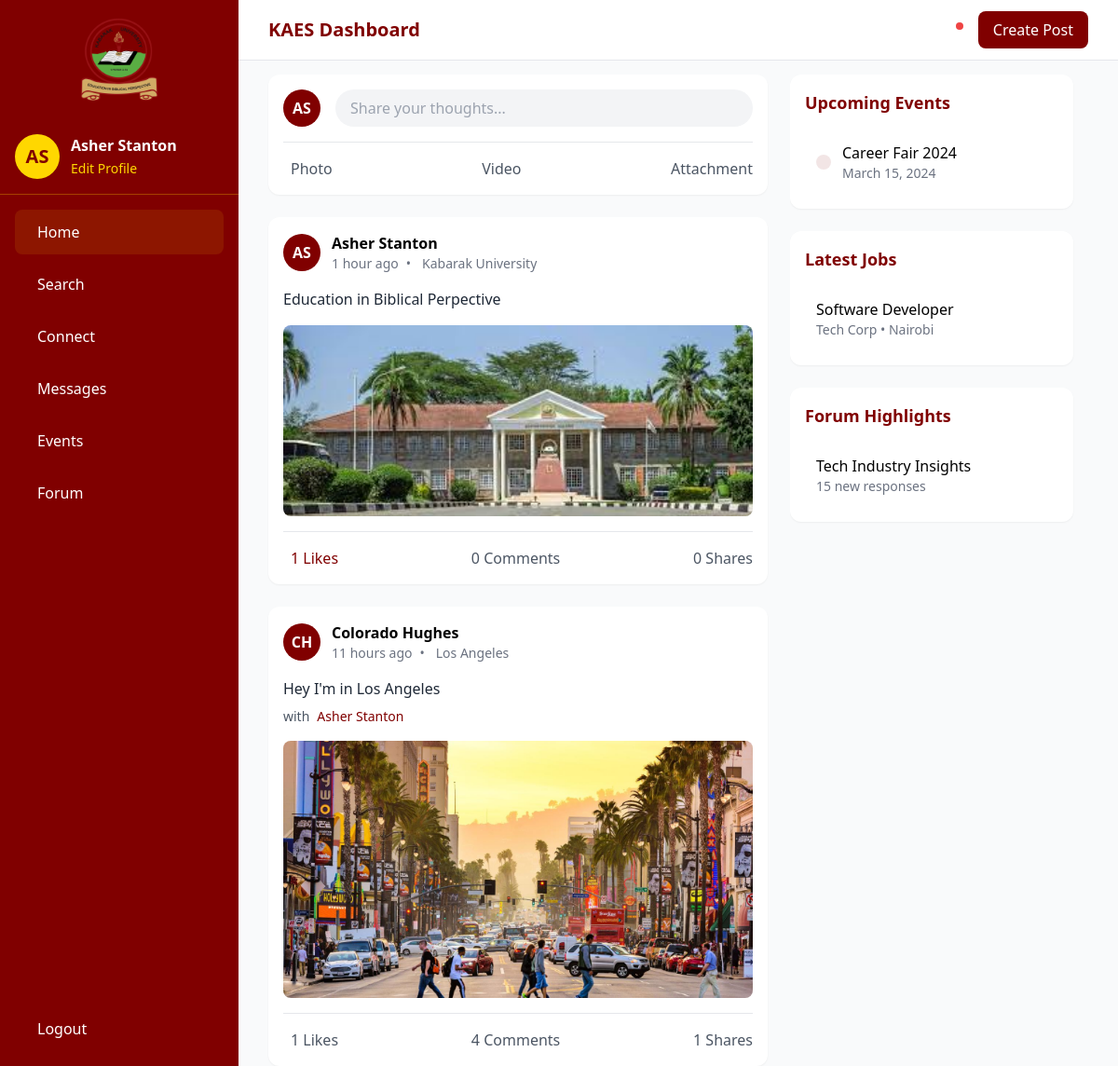
Screenshot of /home.php (signed in) with the database file from the repository.
### tables this page shows
CREATE TABLE `posts` (
  `id` int(11) NOT NULL,
  `user_id` int(11) NOT NULL,
  `content` text NOT NULL,
  `image_url` varchar(255) DEFAULT NULL,
  `created_at` timestamp NOT NULL DEFAULT current_timestamp(),
  `location` varchar(255) DEFAULT NULL
);

### functions.php (called while the page is built, shortened)
<?php
function time_elapsed_string($datetime) {
    $now = new DateTime;
    $ago = new DateTime($datetime);
    $diff = $now->diff($ago);
    if ($diff->h > 0) return $diff->h . ' hour' . ($diff->h > 1 ? 's' : '') . ' ago';
    return 'Just now';
}
function checkIfLiked($pdo, $post_id, $user_id) {
    $stmt = $pdo->prepare("SELECT id FROM likes WHERE post_id = ? AND user_id = ?");
    $stmt->execute([$post_id, $user_id]);
    return $stmt->fetch() !== false;
}

### home.php (the view, shortened to what this page needs)
<?php
require_once 'db.php';
require_once 'functions.php';
$user_name = isset($_SESSION['username']) ? $_SESSION['username'] : 'Guest';
$user_avatar = isset($_SESSION['avatar']) ? $_SESSION['avatar'] : null;
?>
<!DOCTYPE html>
<html lang="en">
<head>
    <script src="https://cdn.tailwindcss.com"></script>
    <link href="https://cdn.jsdelivr.net/npm/remixicon@3.5.0/fonts/remixicon.css" rel="stylesheet">
</head>
<body class="bg-gray-50">
    <?php include 'partials/sidebar.php'; ?>
    <main class="lg:ml-64 min-h-screen relative">
        <nav class="fixed top-0 right-0 left-64 bg-white border-b border-gray-200 z-30">
            <div class="max-w-7xl mx-auto px-4 sm:px-6 lg:px-8">
                <div class="flex justify-between h-16">
                    <div class="flex items-center">
                        <h1 class="text-xl font-bold text-kabarak-maroon">KAES Dashboard</h1>
                    </div>
                    <div class="flex items-center space-x-4">
                        <button class="p-2 rounded-full hover:bg-gray-100 relative">
                            <span class="absolute top-0 right-0 h-2 w-2 bg-red-500 rounded-full"></span>
                        </button>
                        <a href="create_post.php" class="bg-kabarak-maroon text-white px-4 py-2 rounded-lg hover:bg-kabarak-maroon/90">
                            Create Post
                        </a>
                    </div>
                </div>
            </div>
        </nav>
        <div class="pt-20 px-4 sm:px-6 lg:px-8 max-w-7xl mx-auto">
            <div class="flex flex-col lg:flex-row lg:space-x-6">
                <div class="lg:w-[calc(100%-320px)] space-y-6">
                    <div class="bg-white rounded-xl shadow-sm p-4">
                        <form action="create_post.php" method="POST" enctype="multipart/form-data">
                            <div class="flex items-center space-x-4">
                                <?php if ($user_avatar && file_exists($user_avatar)): ?>
                                    <img src="<?php echo $user_avatar; ?>" alt="Profile" class="w-10 h-10 rounded-full">
                                <?php else: ?>
                                    <div class="w-10 h-10 rounded-full bg-kabarak-maroon text-white flex items-center justify-center font-bold">
                                        <?php
                                        $initials = explode(' ', $user_name);
                                        echo strtoupper(substr($initials[0], 0, 1) . (isset($initials[1]) ? substr($initials[1], 0, 1) : ''));
                                        ?>
                                    </div>
                                <?php endif; ?>
                                <input type="text" name="content" placeholder="Share your thoughts..."
                                    class="flex-1 rounded-full bg-gray-100 px-4 py-2 focus:outline-none focus:ring-2 focus:ring-kabarak-maroon"
                                    onclick="window.location.href='create_post.php';">
                            </div>
                            <div class="flex justify-between mt-4 pt-4 border-t">
                                <button type="button" onclick="window.location.href='create_post.php';"
                                    class="flex items-center space-x-2 text-gray-600 hover:text-kabarak-maroon">
                                    <span>Photo</span>
                                </button>
                                <button type="button" onclick="window.location.href='create_post.php';"
                                    class="flex items-center space-x-2 text-gray-600 hover:text-kabarak-maroon">
                                    <span>Video</span>
                                </button>
                                <button type="button" onclick="window.location.href='create_post.php';"
                                    class="flex items-center space-x-2 text-gray-600 hover:text-kabarak-maroon">
                                    <span>Attachment</span>
                                </button>
                            </div>
                        </form>
                    </div>
                    <?php
                    $stmt = $pdo->query("
        SELECT
            p.*,
            u.email,
            COALESCE(s.name, a.name) as author_name,
            COALESCE(s.avatar, a.avatar) as author_avatar,
            COUNT(DISTINCT l.id) as likes_count,
            COUNT(DISTINCT c.id) as comments_count,
            COUNT(DISTINCT ps.id) as shares_count,
            GROUP_CONCAT(
                DISTINCT CONCAT(
                    COALESCE(s2.name, a2.name)
                ) SEPARATOR '||'
            ) as tagged_users
        FROM posts p
        JOIN users u ON p.user_id = u.id
        LEFT JOIN students s ON u.id = s.user_id
        LEFT JOIN alumni a ON u.id = a.user_id
        LEFT JOIN likes l ON p.id = l.post_id
        LEFT JOIN comments c ON p.id = c.post_id
        LEFT JOIN post_shares ps ON p.id = ps.post_id
        LEFT JOIN post_tags pt ON p.id = pt.post_id
        LEFT JOIN users u2 ON pt.tagged_user_id = u2.id
        LEFT JOIN students s2 ON u2.id = s2.user_id
        LEFT JOIN alumni a2 ON u2.id = a2.user_id
        GROUP BY p.id
        ORDER BY p.created_at DESC
    ");
                    while ($post = $stmt->fetch(PDO::FETCH_ASSOC)):
                        $timeAgo = time_elapsed_string($post['created_at']);
                        $isLiked = checkIfLiked($pdo, $post['id'], $_SESSION['user_id']);
                        $tagged_users = $post['tagged_users'] ? explode('||', $post['tagged_users']) : [];
                    ?>
                        <article class="bg-white rounded-xl shadow-sm">
                            <div class="p-4">
                                <div class="flex items-center space-x-3">
                                    <?php if (!empty($post['author_avatar']) && file_exists($post['author_avatar'])): ?>
                                        <img src="<?php echo htmlspecialchars($post['author_avatar']); ?>"
                                             alt="<?php echo htmlspecialchars($post['author_name']); ?>"
                                             class="w-10 h-10 rounded-full">
                                    <?php else: ?>
                                        <div class="w-10 h-10 rounded-full bg-kabarak-maroon text-white flex items-center justify-center font-bold">
                                            <?php
                                            $name_parts = explode(' ', $post['author_name']);
                                            $initials = '';
                                            if (count($name_parts) >= 2) {
                                                $initials = strtoupper(substr($name_parts[0], 0, 1) . substr(end($name_parts), 0, 1));
                                            } else {
                                                $initials = strtoupper(substr($post['author_name'], 0, 2));
                                            }
                                            echo htmlspecialchars($initials);
                                            ?>
                                        </div>
                                    <?php endif; ?>
                                    <div>
                                        <h3 class="font-semibold"><?php echo htmlspecialchars($post['author_name']); ?></h3>
                                        <div class="flex items-center text-sm text-gray-500 space-x-2">
                                            <span><?php echo $timeAgo; ?></span>
                                            <?php if (!empty($post['location'])): ?>
                                                <span>•</span>
                                                <div class="flex items-center space-x-1">
                                                    <span><?php echo htmlspecialchars($post['location']); ?></span>
                                                </div>
                                            <?php endif; ?>
                                        </div>
                                    </div>
                                </div>
                                <div class="mt-4">
                                    <p class="text-gray-800"><?php echo nl2br(htmlspecialchars($post['content'])); ?></p>
                                    <?php if (!empty($tagged_users)): ?>
                                        <div class="mt-2 flex flex-wrap gap-2">
                                            <span class="text-gray-600 text-sm">with</span>
                                            <?php foreach ($tagged_users as $tagged_user): ?>
                                                <span class="text-kabarak-maroon text-sm font-medium">
                                                    <?php echo htmlspecialchars($tagged_user); ?>
                                                </span>
                                            <?php endforeach; ?>
                                        </div>
                                    <?php endif; ?>
                                    <?php if ($post['image_url']): ?>
                                        <img src="<?php echo htmlspecialchars($post['image_url']); ?>"
                                             alt="Post Image" class="mt-4 rounded-lg w-full">
                                    <?php endif; ?>
                                </div>
                                <div class="flex items-center justify-between mt-4 pt-4 border-t">
                                    <button onclick="likePost(<?php echo $post['id']; ?>)"
                                            class="flex items-center space-x-2 <?php echo $isLiked ? 'text-kabarak-maroon' : 'text-gray-600'; ?> hover:text-kabarak-maroon">
                                        <span id="likes-count-<?php echo $post['id']; ?>"><?php echo $post['likes_count']; ?> Likes</span>
                                    </button>
                                    <button onclick="toggleComments(<?php echo $post['id']; ?>)"
                                            class="flex items-center space-x-2 text-gray-600 hover:text-kabarak-maroon">
                                        <span><?php echo $post['comments_count']; ?> Comments</span>
                                    </button>
                                    <button onclick="showShareModal(<?php echo $post['id']; ?>)"
                                            class="flex items-center space-x-2 text-gray-600 hover:text-kabarak-maroon">
                                        <span id="shares-count-<?php echo $post['id']; ?>">
                                            <?php echo isset($post['shares_count']) ? $post['shares_count'] . ' Shares' : '0 Shares'; ?>
                                        </span>
                                    </button>
                                </div>
                            </div>
                        </article>
                    <?php endwhile; ?>
                </div>
                <div class="hidden lg:block w-80 flex-shrink-0">
                    <div class="fixed w-80 space-y-6 pr-4 overflow-y-auto h-[calc(100vh-5rem)] pb-6">
                        <?php include 'partials/right-sidebar.php'; ?>
                    </div>
                </div>
            </div>
        </div>
    </main>
</body>
</html>

### rows the page displays
posts: initials "AS", author_name "Asher Stanton", created_at "1 hour ago", location "Kabarak University", content "Education in Biblical Perpective", image_url (picture), likes_count "1", comments_count "0", shares_count "0"
posts: initials "CH", author_name "Colorado Hughes", created_at "11 hours ago", location "Los Angeles", content "Hey I'm in Los Angeles", tagged_user "Asher Stanton", image_url (picture), likes_count "1", comments_count "4", shares_count "1"

### other values shown
$initials "AS"
$user_name "Asher Stanton"
